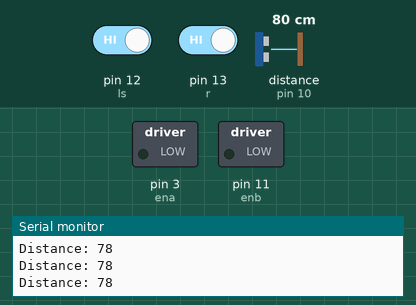
Simulated run of this sketch. Board: Arduino Uno, built with avr-gcc and run on an emulated ATmega328P. Parts: switched loads named in the sketch (green lamp = pin HIGH), the last lines printed to the serial monitor. Wiring (inferred from the names in the program): ultrasonic range finder: trigger pin 2; echo pin 10. The test bench sets the inputs (shaded band); at power-on: pin 12 (ls) HIGH, pin 13 (r) HIGH, distance to the obstacle (sensor on pin 10) 80 cm. The echo pulse lasts 58.3 µs per cm; pins used as bus, display or sensor lines are not drawn.

Above: at 1.2 s.
1.3 s: pin 12 (ls) driven LOW
At 2.4 s:
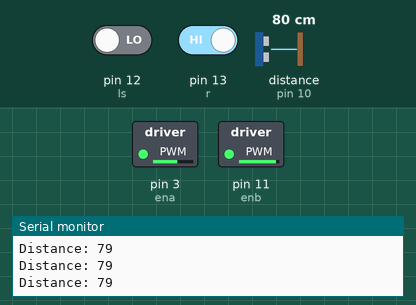
2.8 s: pin 13 (r) driven LOW
At 3.5 s:
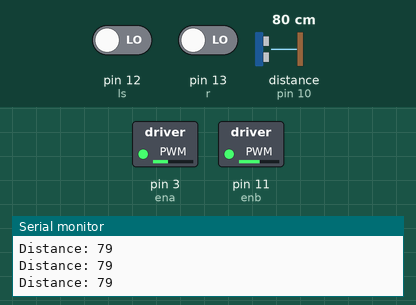
4.3 s: distance to the obstacle (sensor on pin 10) set to 12 cm
5.8 s: distance to the obstacle (sensor on pin 10) set to 9 cm
At 6.4 s:
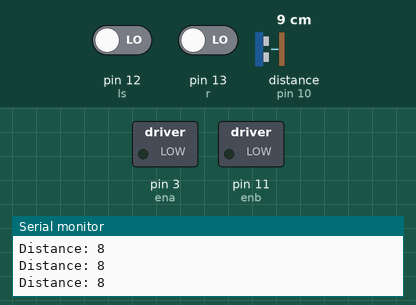
8.8 s: distance to the obstacle (sensor on pin 10) set to 120 cm
At 10.1 s:
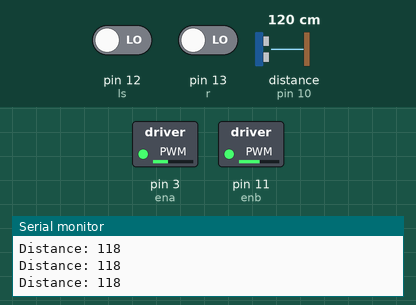
10.4 s: pin 12 (ls) driven HIGH
At 10.8 s:
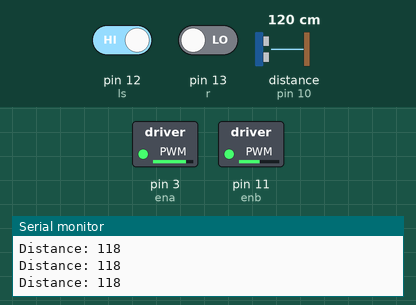
Timing chart, 0 to 12.9 s (numbered marks = the images above; inputs shaded):
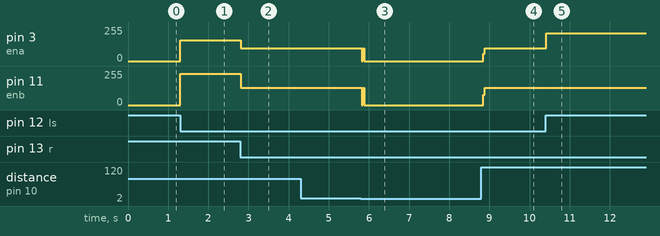

Measured:
- the behaviour switches between 11 and 10 cm on distance to the obstacle (sensor on pin 10) (found by bisection; images 2 and 3)
- after the input at 1.3 s, pin 3 (ena): 0/255 → 155/255 at once; pin 11 (enb): 0/255 → 235/255 at once
- after the input at 2.8 s, pin 3 (ena): 155/255 → 95/255 at once; pin 11 (enb): 235/255 → 130/255 at once
- after the input at 5.8 s, pin 3 (ena): 95/255 → 0/255 at once; pin 11 (enb): 130/255 → 0/255 at once
- after the input at 8.8 s, pin 3 (ena): 0/255 → 95/255 after 0.05 s; pin 11 (enb): 0/255 → 130/255 after 0.05 s
- after the input at 10.4 s, pin 3 (ena): 95/255 → 210/255 at once

The sketch:

HC-SR04_Ultrasonic_Sensor.ino
```cpp
// Hook up HC-SR04 with Trig to Arduino pin 2, Echo to Arduino pin 10
#define trigPin 2
#define echoPin 10

#include <LiquidCrystal.h>
#include <Wire.h>

const int rs = 8, en = 9, d4 = 4, d5 = 5, d6 = 6, d7 = 7, BL = 10;

LiquidCrystal lcd_1 (rs, en, d4, d5, d6, d7);

int ena = 3;
int in1 = A0; // right motor
int in2 = A1; // right motor
int in3 = A2; // left motor
int in4 = A3; // left motor
int enb = 11;
int ls = 12; // left IR sensor
int r = 13; // right IR sensor
int duration;
int distance;

void setup() {

  pinMode(trigPin, OUTPUT); // Sets the trigPin as an Output
  pinMode(echoPin, INPUT); // Sets the echoPin as an Input
	Serial.begin(9600);

}

void loop() {
  // Clears the trigPin
  digitalWrite(trigPin, LOW);
  delayMicroseconds(2);
  // Sets the trigPin on HIGH state for 10 micro seconds
  digitalWrite(trigPin, HIGH);
  delayMicroseconds(10);
  digitalWrite(trigPin, LOW);
  // Reads the echoPin, returns the sound wave travel time in microseconds
  duration = pulseIn(echoPin, HIGH);
  // Calculating the distance
  distance = duration * 0.034 / 2;
  // Prints the distance on the Serial Monitor
  Serial.print("Distance: ");
  Serial.println(distance);

  if ((digitalRead(ls)==LOW)&&digitalRead(r)==LOW){
    forward();
  }
  if ((digitalRead(ls)==HIGH)&&digitalRead(r)==LOW){
    turnLeft();
  }
  if ((digitalRead(ls)==LOW)&&digitalRead(r)==HIGH){
    turnRight();
  }
  if ((digitalRead(ls)==HIGH)&&digitalRead(r)==HIGH){
    stop();
  }

  if(distance<10){
    stop();
  }
}

void forward (){
  analogWrite(ena,95);
  digitalWrite(in1,HIGH);
  digitalWrite(in2,LOW);
  analogWrite(enb,130);
  digitalWrite(in3,LOW);
  digitalWrite(in4,HIGH);
}

void turnLeft (){
  analogWrite(ena,210);
  digitalWrite(in1,HIGH);
  digitalWrite(in2,LOW);
  analogWrite(enb,130);
  digitalWrite(in3,HIGH);
  digitalWrite(in4,LOW);
}

void turnRight (){
  analogWrite(ena,155);
  digitalWrite(in1,LOW);
  digitalWrite(in2,HIGH);
  analogWrite(enb,235);
  digitalWrite(in3,LOW);
  digitalWrite(in4,HIGH);
}

void stop (){
  analogWrite(ena,0);
  analogWrite(enb,0);
  digitalWrite(in1,LOW);
  digitalWrite(in2,LOW);
  digitalWrite(in3,LOW);
  digitalWrite(in4,LOW);
}
```
